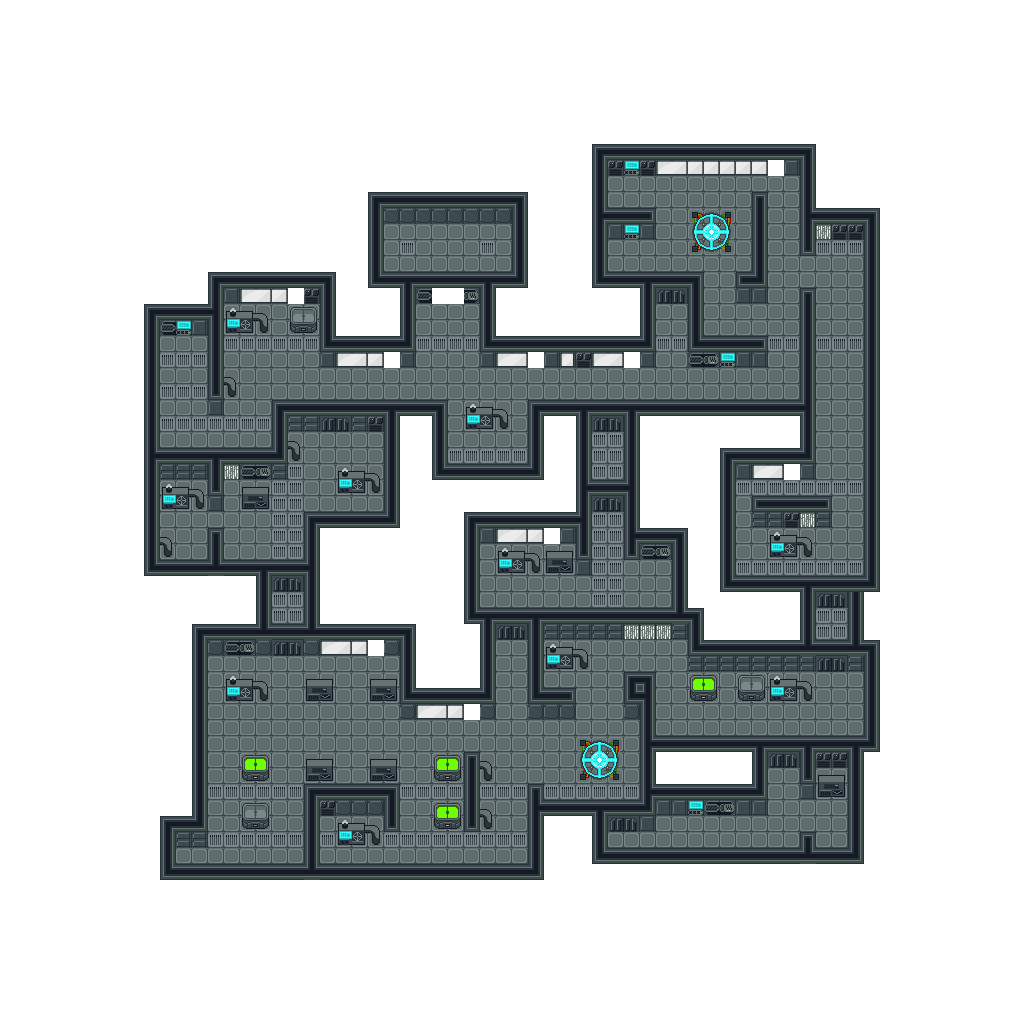

The image is a tile-based game level rendered from a .tmx file. Its description and source (layers, tilesets, objects; grid data summarised) follow:
An orthogonal 64x64 tile map with 16x16 px tiles, 3 tile layers (background_layer, collision_layer, foreground_layer) and 2 objects (2x teleporter).

<map version="1.4" tiledversion="1.4.2" orientation="orthogonal" renderorder="right-down" width="64" height="64" tilewidth="16" tileheight="16" infinite="0" nextlayerid="6" nextobjectid="5">
 <tileset firstgid="1" source="tileset.tsx" />
 <layer id="1" name="background_layer" width="64" height="64">
  <data>[4096 cells, 4052 non-empty, 19 distinct tile ids]</data>
 </layer>
 <layer id="2" name="collision_layer" width="64" height="64">
  <data>[4096 cells, 789 non-empty, 46 distinct tile ids]</data>
 </layer>
 <layer id="4" name="foreground_layer" width="64" height="64">
  <data>[4096 cells, 23 non-empty, 1 distinct tile ids]</data>
 </layer>
 <objectgroup id="5" name="object_layer">
  <object id="2" name="Teleporter B" type="teleporter" x="704" y="224" width="16" height="16">
   <properties>
    <property name="linked_teleporter" value="Teleporter A" />
   </properties>
  </object>
  <object id="4" name="Teleporter A" type="teleporter" x="592" y="752" width="16" height="16">
   <properties>
    <property name="linked_teleporter" value="Teleporter B" />
   </properties>
  </object>
 </objectgroup>
</map>